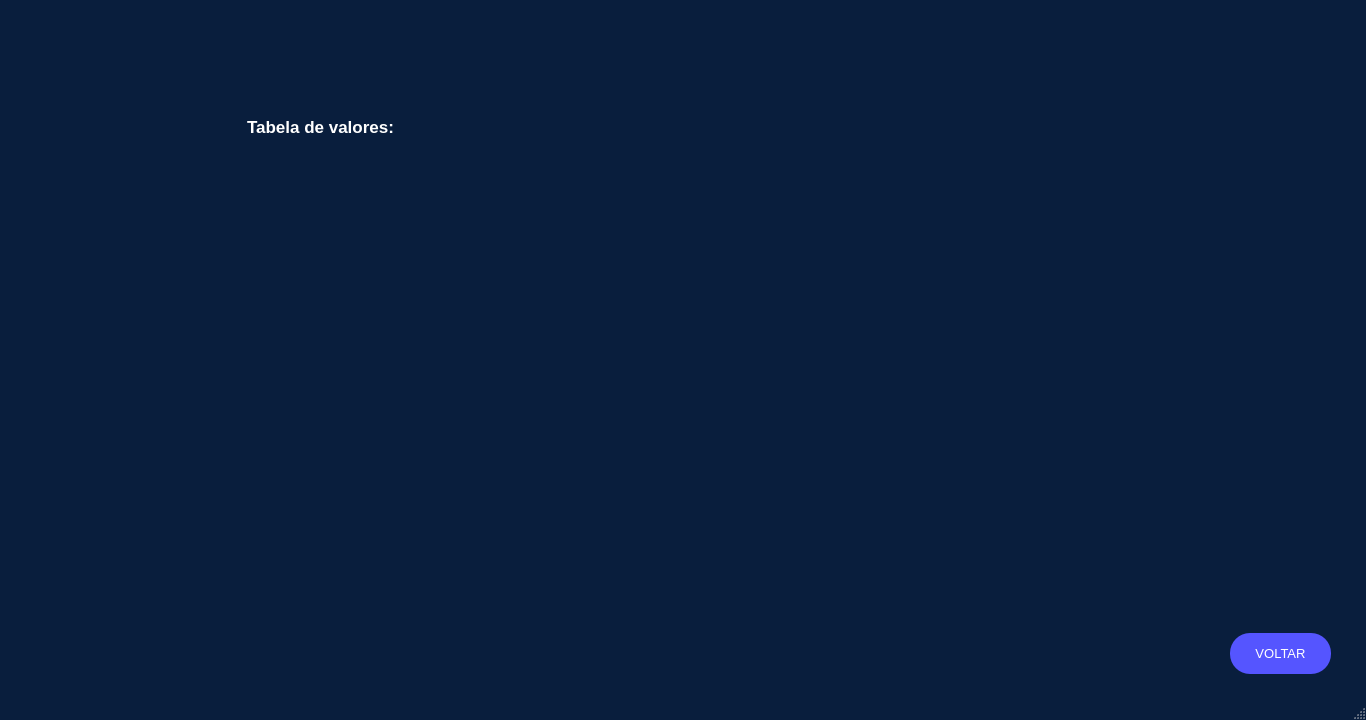
<?xml version="1.0" encoding="UTF-8"?>
<ui version="4.0">
 <class>MainWindow</class>
 <widget class="QMainWindow" name="MainWindow">
  <property name="geometry">
   <rect>
    <x>0</x>
    <y>0</y>
    <width>1366</width>
    <height>720</height>
   </rect>
  </property>
  <property name="minimumSize">
   <size>
    <width>1366</width>
    <height>720</height>
   </size>
  </property>
  <property name="maximumSize">
   <size>
    <width>1366</width>
    <height>720</height>
   </size>
  </property>
  <property name="palette">
   <palette>
    <active>
     <colorrole role="WindowText">
      <brush brushstyle="SolidPattern">
       <color alpha="255">
        <red>255</red>
        <green>255</green>
        <blue>255</blue>
       </color>
      </brush>
     </colorrole>
     <colorrole role="Button">
      <brush brushstyle="SolidPattern">
       <color alpha="255">
        <red>9</red>
        <green>30</green>
        <blue>61</blue>
       </color>
      </brush>
     </colorrole>
     <colorrole role="Light">
      <brush brushstyle="SolidPattern">
       <color alpha="255">
        <red>13</red>
        <green>45</green>
        <blue>91</blue>
       </color>
      </brush>
     </colorrole>
     <colorrole role="Midlight">
      <brush brushstyle="SolidPattern">
       <color alpha="255">
        <red>11</red>
        <green>37</green>
        <blue>76</blue>
       </color>
      </brush>
     </colorrole>
     <colorrole role="Dark">
      <brush brushstyle="SolidPattern">
       <color alpha="255">
        <red>4</red>
        <green>15</green>
        <blue>30</blue>
       </color>
      </brush>
     </colorrole>
     <colorrole role="Mid">
      <brush brushstyle="SolidPattern">
       <color alpha="255">
        <red>6</red>
        <green>20</green>
        <blue>41</blue>
       </color>
      </brush>
     </colorrole>
     <colorrole role="Text">
      <brush brushstyle="SolidPattern">
       <color alpha="255">
        <red>255</red>
        <green>255</green>
        <blue>255</blue>
       </color>
      </brush>
     </colorrole>
     <colorrole role="BrightText">
      <brush brushstyle="SolidPattern">
       <color alpha="255">
        <red>255</red>
        <green>255</green>
        <blue>255</blue>
       </color>
      </brush>
     </colorrole>
     <colorrole role="ButtonText">
      <brush brushstyle="SolidPattern">
       <color alpha="255">
        <red>255</red>
        <green>255</green>
        <blue>255</blue>
       </color>
      </brush>
     </colorrole>
     <colorrole role="Base">
      <brush brushstyle="SolidPattern">
       <color alpha="255">
        <red>0</red>
        <green>0</green>
        <blue>0</blue>
       </color>
      </brush>
     </colorrole>
     <colorrole role="Window">
      <brush brushstyle="SolidPattern">
       <color alpha="255">
        <red>9</red>
        <green>30</green>
        <blue>61</blue>
       </color>
      </brush>
     </colorrole>
     <colorrole role="Shadow">
      <brush brushstyle="SolidPattern">
       <color alpha="255">
        <red>0</red>
        <green>0</green>
        <blue>0</blue>
       </color>
      </brush>
     </colorrole>
     <colorrole role="AlternateBase">
      <brush brushstyle="SolidPattern">
       <color alpha="255">
        <red>4</red>
        <green>15</green>
        <blue>30</blue>
       </color>
      </brush>
     </colorrole>
     <colorrole role="ToolTipBase">
      <brush brushstyle="SolidPattern">
       <color alpha="255">
        <red>255</red>
        <green>255</green>
        <blue>220</blue>
       </color>
      </brush>
     </colorrole>
     <colorrole role="ToolTipText">
      <brush brushstyle="SolidPattern">
       <color alpha="255">
        <red>0</red>
        <green>0</green>
        <blue>0</blue>
       </color>
      </brush>
     </colorrole>
     <colorrole role="PlaceholderText">
      <brush brushstyle="SolidPattern">
       <color alpha="128">
        <red>255</red>
        <green>255</green>
        <blue>255</blue>
       </color>
      </brush>
     </colorrole>
    </active>
    <inactive>
     <colorrole role="WindowText">
      <brush brushstyle="SolidPattern">
       <color alpha="255">
        <red>255</red>
        <green>255</green>
        <blue>255</blue>
       </color>
      </brush>
     </colorrole>
     <colorrole role="Button">
      <brush brushstyle="SolidPattern">
       <color alpha="255">
        <red>9</red>
        <green>30</green>
        <blue>61</blue>
       </color>
      </brush>
     </colorrole>
     <colorrole role="Light">
      <brush brushstyle="SolidPattern">
       <color alpha="255">
        <red>13</red>
        <green>45</green>
        <blue>91</blue>
       </color>
      </brush>
     </colorrole>
     <colorrole role="Midlight">
      <brush brushstyle="SolidPattern">
       <color alpha="255">
        <red>11</red>
        <green>37</green>
        <blue>76</blue>
       </color>
      </brush>
     </colorrole>
     <colorrole role="Dark">
      <brush brushstyle="SolidPattern">
       <color alpha="255">
        <red>4</red>
        <green>15</green>
        <blue>30</blue>
       </color>
      </brush>
     </colorrole>
     <colorrole role="Mid">
      <brush brushstyle="SolidPattern">
       <color alpha="255">
        <red>6</red>
        <green>20</green>
        <blue>41</blue>
       </color>
      </brush>
     </colorrole>
     <colorrole role="Text">
      <brush brushstyle="SolidPattern">
       <color alpha="255">
        <red>255</red>
        <green>255</green>
        <blue>255</blue>
       </color>
      </brush>
     </colorrole>
     <colorrole role="BrightText">
      <brush brushstyle="SolidPattern">
       <color alpha="255">
        <red>255</red>
        <green>255</green>
        <blue>255</blue>
       </color>
      </brush>
     </colorrole>
     <colorrole role="ButtonText">
      <brush brushstyle="SolidPattern">
       <color alpha="255">
        <red>255</red>
        <green>255</green>
        <blue>255</blue>
       </color>
      </brush>
     </colorrole>
     <colorrole role="Base">
      <brush brushstyle="SolidPattern">
       <color alpha="255">
        <red>0</red>
        <green>0</green>
        <blue>0</blue>
       </color>
      </brush>
     </colorrole>
     <colorrole role="Window">
      <brush brushstyle="SolidPattern">
       <color alpha="255">
        <red>9</red>
        <green>30</green>
        <blue>61</blue>
       </color>
      </brush>
     </colorrole>
     <colorrole role="Shadow">
      <brush brushstyle="SolidPattern">
       <color alpha="255">
        <red>0</red>
        <green>0</green>
        <blue>0</blue>
       </color>
      </brush>
     </colorrole>
     <colorrole role="AlternateBase">
      <brush brushstyle="SolidPattern">
       <color alpha="255">
        <red>4</red>
        <green>15</green>
        <blue>30</blue>
       </color>
      </brush>
     </colorrole>
     <colorrole role="ToolTipBase">
      <brush brushstyle="SolidPattern">
       <color alpha="255">
        <red>255</red>
        <green>255</green>
        <blue>220</blue>
       </color>
      </brush>
     </colorrole>
     <colorrole role="ToolTipText">
      <brush brushstyle="SolidPattern">
       <color alpha="255">
        <red>0</red>
        <green>0</green>
        <blue>0</blue>
       </color>
      </brush>
     </colorrole>
     <colorrole role="PlaceholderText">
      <brush brushstyle="SolidPattern">
       <color alpha="128">
        <red>255</red>
        <green>255</green>
        <blue>255</blue>
       </color>
      </brush>
     </colorrole>
    </inactive>
    <disabled>
     <colorrole role="WindowText">
      <brush brushstyle="SolidPattern">
       <color alpha="255">
        <red>4</red>
        <green>15</green>
        <blue>30</blue>
       </color>
      </brush>
     </colorrole>
     <colorrole role="Button">
      <brush brushstyle="SolidPattern">
       <color alpha="255">
        <red>9</red>
        <green>30</green>
        <blue>61</blue>
       </color>
      </brush>
     </colorrole>
     <colorrole role="Light">
      <brush brushstyle="SolidPattern">
       <color alpha="255">
        <red>13</red>
        <green>45</green>
        <blue>91</blue>
       </color>
      </brush>
     </colorrole>
     <colorrole role="Midlight">
      <brush brushstyle="SolidPattern">
       <color alpha="255">
        <red>11</red>
        <green>37</green>
        <blue>76</blue>
       </color>
      </brush>
     </colorrole>
     <colorrole role="Dark">
      <brush brushstyle="SolidPattern">
       <color alpha="255">
        <red>4</red>
        <green>15</green>
        <blue>30</blue>
       </color>
      </brush>
     </colorrole>
     <colorrole role="Mid">
      <brush brushstyle="SolidPattern">
       <color alpha="255">
        <red>6</red>
        <green>20</green>
        <blue>41</blue>
       </color>
      </brush>
     </colorrole>
     <colorrole role="Text">
      <brush brushstyle="SolidPattern">
       <color alpha="255">
        <red>4</red>
        <green>15</green>
        <blue>30</blue>
       </color>
      </brush>
     </colorrole>
     <colorrole role="BrightText">
      <brush brushstyle="SolidPattern">
       <color alpha="255">
        <red>255</red>
        <green>255</green>
        <blue>255</blue>
       </color>
      </brush>
     </colorrole>
     <colorrole role="ButtonText">
      <brush brushstyle="SolidPattern">
       <color alpha="255">
        <red>4</red>
        <green>15</green>
        <blue>30</blue>
       </color>
      </brush>
     </colorrole>
     <colorrole role="Base">
      <brush brushstyle="SolidPattern">
       <color alpha="255">
        <red>9</red>
        <green>30</green>
        <blue>61</blue>
       </color>
      </brush>
     </colorrole>
     <colorrole role="Window">
      <brush brushstyle="SolidPattern">
       <color alpha="255">
        <red>9</red>
        <green>30</green>
        <blue>61</blue>
       </color>
      </brush>
     </colorrole>
     <colorrole role="Shadow">
      <brush brushstyle="SolidPattern">
       <color alpha="255">
        <red>0</red>
        <green>0</green>
        <blue>0</blue>
       </color>
      </brush>
     </colorrole>
     <colorrole role="AlternateBase">
      <brush brushstyle="SolidPattern">
       <color alpha="255">
        <red>9</red>
        <green>30</green>
        <blue>61</blue>
       </color>
      </brush>
     </colorrole>
     <colorrole role="ToolTipBase">
      <brush brushstyle="SolidPattern">
       <color alpha="255">
        <red>255</red>
        <green>255</green>
        <blue>220</blue>
       </color>
      </brush>
     </colorrole>
     <colorrole role="ToolTipText">
      <brush brushstyle="SolidPattern">
       <color alpha="255">
        <red>0</red>
        <green>0</green>
        <blue>0</blue>
       </color>
      </brush>
     </colorrole>
     <colorrole role="PlaceholderText">
      <brush brushstyle="SolidPattern">
       <color alpha="128">
        <red>255</red>
        <green>255</green>
        <blue>255</blue>
       </color>
      </brush>
     </colorrole>
    </disabled>
   </palette>
  </property>
  <property name="windowTitle">
   <string>Long Drive</string>
  </property>
  <property name="windowIcon">
   <iconset>
    <normaloff>../Logos/LOGO4.png</normaloff>../Logos/LOGO4.png</iconset>
  </property>
  <property name="layoutDirection">
   <enum>Qt::LeftToRight</enum>
  </property>
  <widget class="QWidget" name="centralwidget">
   <widget class="QLabel" name="tab">
    <property name="enabled">
     <bool>true</bool>
    </property>
    <property name="geometry">
     <rect>
      <x>222</x>
      <y>148</y>
      <width>921</width>
      <height>431</height>
     </rect>
    </property>
    <property name="toolTip">
     <string>&lt;html&gt;&lt;head/&gt;&lt;body&gt;&lt;p align=&quot;center&quot;&gt;&lt;br/&gt;&lt;/p&gt;&lt;/body&gt;&lt;/html&gt;</string>
    </property>
    <property name="whatsThis">
     <string>&lt;html&gt;&lt;head/&gt;&lt;body&gt;&lt;p align=&quot;center&quot;&gt;&lt;br/&gt;&lt;/p&gt;&lt;/body&gt;&lt;/html&gt;</string>
    </property>
    <property name="autoFillBackground">
     <bool>false</bool>
    </property>
    <property name="styleSheet">
     <string notr="true"/>
    </property>
    <property name="text">
     <string/>
    </property>
    <property name="pixmap">
     <pixmap>../Imagens/tabela_img.png</pixmap>
    </property>
    <property name="scaledContents">
     <bool>true</bool>
    </property>
    <property name="wordWrap">
     <bool>false</bool>
    </property>
   </widget>
   <widget class="QPushButton" name="voltar_10">
    <property name="geometry">
     <rect>
      <x>1230</x>
      <y>633</y>
      <width>101</width>
      <height>41</height>
     </rect>
    </property>
    <property name="palette">
     <palette>
      <active>
       <colorrole role="WindowText">
        <brush brushstyle="SolidPattern">
         <color alpha="255">
          <red>255</red>
          <green>255</green>
          <blue>255</blue>
         </color>
        </brush>
       </colorrole>
       <colorrole role="Button">
        <brush brushstyle="SolidPattern">
         <color alpha="255">
          <red>85</red>
          <green>85</green>
          <blue>255</blue>
         </color>
        </brush>
       </colorrole>
       <colorrole role="Text">
        <brush brushstyle="SolidPattern">
         <color alpha="255">
          <red>255</red>
          <green>255</green>
          <blue>255</blue>
         </color>
        </brush>
       </colorrole>
       <colorrole role="BrightText">
        <brush brushstyle="SolidPattern">
         <color alpha="255">
          <red>203</red>
          <green>255</green>
          <blue>80</blue>
         </color>
        </brush>
       </colorrole>
       <colorrole role="ButtonText">
        <brush brushstyle="SolidPattern">
         <color alpha="255">
          <red>255</red>
          <green>255</green>
          <blue>255</blue>
         </color>
        </brush>
       </colorrole>
       <colorrole role="Base">
        <brush brushstyle="SolidPattern">
         <color alpha="255">
          <red>85</red>
          <green>85</green>
          <blue>255</blue>
         </color>
        </brush>
       </colorrole>
       <colorrole role="Window">
        <brush brushstyle="SolidPattern">
         <color alpha="255">
          <red>85</red>
          <green>85</green>
          <blue>255</blue>
         </color>
        </brush>
       </colorrole>
       <colorrole role="ToolTipBase">
        <brush brushstyle="SolidPattern">
         <color alpha="255">
          <red>255</red>
          <green>255</green>
          <blue>0</blue>
         </color>
        </brush>
       </colorrole>
       <colorrole role="PlaceholderText">
        <brush brushstyle="SolidPattern">
         <color alpha="128">
          <red>0</red>
          <green>0</green>
          <blue>0</blue>
         </color>
        </brush>
       </colorrole>
      </active>
      <inactive>
       <colorrole role="WindowText">
        <brush brushstyle="SolidPattern">
         <color alpha="255">
          <red>255</red>
          <green>255</green>
          <blue>255</blue>
         </color>
        </brush>
       </colorrole>
       <colorrole role="Button">
        <brush brushstyle="SolidPattern">
         <color alpha="255">
          <red>85</red>
          <green>85</green>
          <blue>255</blue>
         </color>
        </brush>
       </colorrole>
       <colorrole role="Text">
        <brush brushstyle="SolidPattern">
         <color alpha="255">
          <red>255</red>
          <green>255</green>
          <blue>255</blue>
         </color>
        </brush>
       </colorrole>
       <colorrole role="BrightText">
        <brush brushstyle="SolidPattern">
         <color alpha="255">
          <red>203</red>
          <green>255</green>
          <blue>80</blue>
         </color>
        </brush>
       </colorrole>
       <colorrole role="ButtonText">
        <brush brushstyle="SolidPattern">
         <color alpha="255">
          <red>255</red>
          <green>255</green>
          <blue>255</blue>
         </color>
        </brush>
       </colorrole>
       <colorrole role="Base">
        <brush brushstyle="SolidPattern">
         <color alpha="255">
          <red>85</red>
          <green>85</green>
          <blue>255</blue>
         </color>
        </brush>
       </colorrole>
       <colorrole role="Window">
        <brush brushstyle="SolidPattern">
         <color alpha="255">
          <red>85</red>
          <green>85</green>
          <blue>255</blue>
         </color>
        </brush>
       </colorrole>
       <colorrole role="ToolTipBase">
        <brush brushstyle="SolidPattern">
         <color alpha="255">
          <red>255</red>
          <green>255</green>
          <blue>0</blue>
         </color>
        </brush>
       </colorrole>
       <colorrole role="PlaceholderText">
        <brush brushstyle="SolidPattern">
         <color alpha="128">
          <red>0</red>
          <green>0</green>
          <blue>0</blue>
         </color>
        </brush>
       </colorrole>
      </inactive>
      <disabled>
       <colorrole role="WindowText">
        <brush brushstyle="SolidPattern">
         <color alpha="255">
          <red>255</red>
          <green>255</green>
          <blue>255</blue>
         </color>
        </brush>
       </colorrole>
       <colorrole role="Button">
        <brush brushstyle="SolidPattern">
         <color alpha="255">
          <red>85</red>
          <green>85</green>
          <blue>255</blue>
         </color>
        </brush>
       </colorrole>
       <colorrole role="Text">
        <brush brushstyle="SolidPattern">
         <color alpha="255">
          <red>255</red>
          <green>255</green>
          <blue>255</blue>
         </color>
        </brush>
       </colorrole>
       <colorrole role="BrightText">
        <brush brushstyle="SolidPattern">
         <color alpha="255">
          <red>203</red>
          <green>255</green>
          <blue>80</blue>
         </color>
        </brush>
       </colorrole>
       <colorrole role="ButtonText">
        <brush brushstyle="SolidPattern">
         <color alpha="255">
          <red>255</red>
          <green>255</green>
          <blue>255</blue>
         </color>
        </brush>
       </colorrole>
       <colorrole role="Base">
        <brush brushstyle="SolidPattern">
         <color alpha="255">
          <red>85</red>
          <green>85</green>
          <blue>255</blue>
         </color>
        </brush>
       </colorrole>
       <colorrole role="Window">
        <brush brushstyle="SolidPattern">
         <color alpha="255">
          <red>85</red>
          <green>85</green>
          <blue>255</blue>
         </color>
        </brush>
       </colorrole>
       <colorrole role="ToolTipBase">
        <brush brushstyle="SolidPattern">
         <color alpha="255">
          <red>255</red>
          <green>255</green>
          <blue>0</blue>
         </color>
        </brush>
       </colorrole>
       <colorrole role="PlaceholderText">
        <brush brushstyle="SolidPattern">
         <color alpha="128">
          <red>0</red>
          <green>0</green>
          <blue>0</blue>
         </color>
        </brush>
       </colorrole>
      </disabled>
     </palette>
    </property>
    <property name="font">
     <font>
      <family>Arial</family>
      <pointsize>10</pointsize>
      <weight>9</weight>
      <italic>false</italic>
      <bold>false</bold>
     </font>
    </property>
    <property name="contextMenuPolicy">
     <enum>Qt::CustomContextMenu</enum>
    </property>
    <property name="styleSheet">
     <string notr="true">QPushButton{
	color:white;
	border-radius:20px;
	background-color: rgb(85, 85, 255);
	font: 75 10pt &quot;Arial&quot;;
}
QPushButton:hover{
	background-color: rgb(10, 10, 127);
}</string>
    </property>
    <property name="text">
     <string>VOLTAR</string>
    </property>
    <property name="iconSize">
     <size>
      <width>93</width>
      <height>100</height>
     </size>
    </property>
    <property name="checkable">
     <bool>false</bool>
    </property>
    <property name="autoRepeat">
     <bool>false</bool>
    </property>
    <property name="autoExclusive">
     <bool>false</bool>
    </property>
    <property name="autoDefault">
     <bool>false</bool>
    </property>
    <property name="default">
     <bool>false</bool>
    </property>
    <property name="flat">
     <bool>true</bool>
    </property>
   </widget>
   <widget class="QLabel" name="select">
    <property name="geometry">
     <rect>
      <x>220</x>
      <y>111</y>
      <width>201</width>
      <height>31</height>
     </rect>
    </property>
    <property name="font">
     <font>
      <family>Arial</family>
      <pointsize>13</pointsize>
      <weight>75</weight>
      <bold>true</bold>
     </font>
    </property>
    <property name="layoutDirection">
     <enum>Qt::LeftToRight</enum>
    </property>
    <property name="text">
     <string>Tabela de valores:</string>
    </property>
    <property name="alignment">
     <set>Qt::AlignCenter</set>
    </property>
   </widget>
   <widget class="QLabel" name="logo2">
    <property name="enabled">
     <bool>true</bool>
    </property>
    <property name="geometry">
     <rect>
      <x>-12</x>
      <y>571</y>
      <width>121</width>
      <height>141</height>
     </rect>
    </property>
    <property name="toolTip">
     <string>&lt;html&gt;&lt;head/&gt;&lt;body&gt;&lt;p align=&quot;center&quot;&gt;&lt;br/&gt;&lt;/p&gt;&lt;/body&gt;&lt;/html&gt;</string>
    </property>
    <property name="whatsThis">
     <string>&lt;html&gt;&lt;head/&gt;&lt;body&gt;&lt;p align=&quot;center&quot;&gt;&lt;br/&gt;&lt;/p&gt;&lt;/body&gt;&lt;/html&gt;</string>
    </property>
    <property name="autoFillBackground">
     <bool>false</bool>
    </property>
    <property name="styleSheet">
     <string notr="true"/>
    </property>
    <property name="text">
     <string/>
    </property>
    <property name="pixmap">
     <pixmap>../Logos/LOGO3.png</pixmap>
    </property>
    <property name="scaledContents">
     <bool>true</bool>
    </property>
    <property name="wordWrap">
     <bool>false</bool>
    </property>
   </widget>
  </widget>
  <widget class="QStatusBar" name="statusbar"/>
 </widget>
 <resources>
  <include location="../ICONES_QTDESIGNER.qrc"/>
 </resources>
 <connections/>
</ui>
